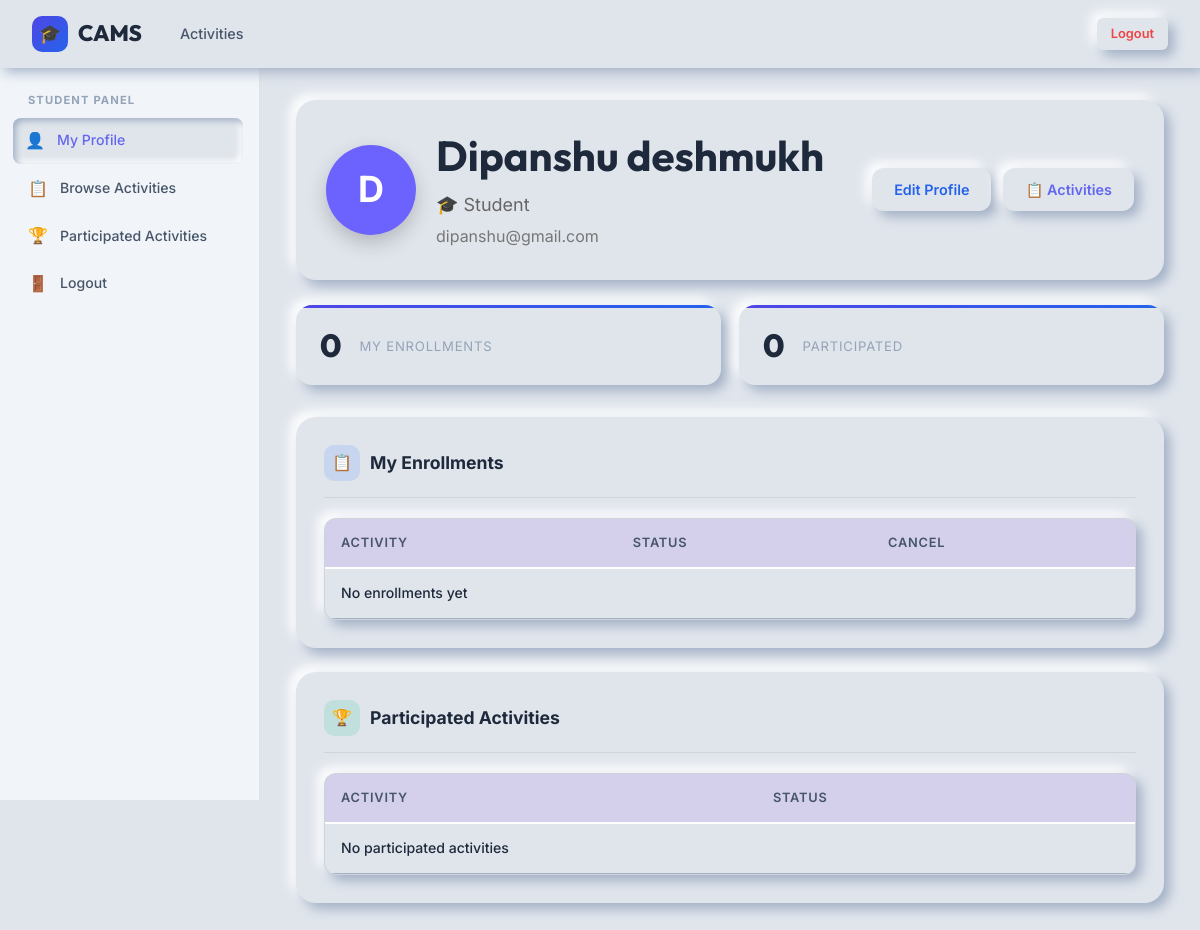
/student-dashboard/ (signed in), run on an earlier commit of the app's database.
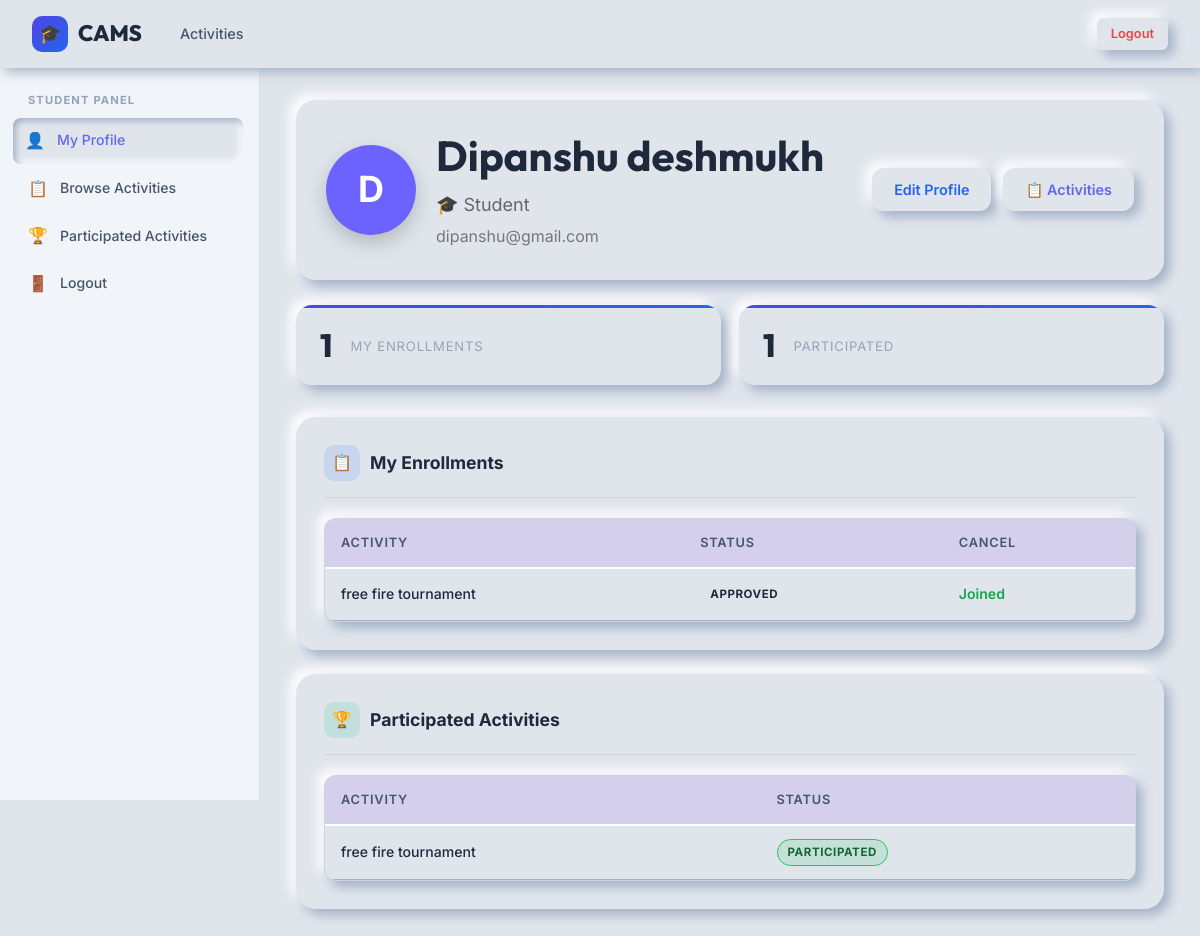
And on a later commit of the database.
### app/models.py (models this page shows, shortened)
class Enrollment(models.Model):
    STATUS_CHOICES = (
        ('pending', 'Pending'),
        ('confirmed', 'Confirmed'),
        ('rejected', 'Rejected'),
    )
    student = models.ForeignKey(
        User,
        on_delete=models.CASCADE
    )
    activity = models.ForeignKey(
        Activity,
        on_delete=models.CASCADE
    )
    status = models.CharField(
        max_length=20,
        choices=STATUS_CHOICES,
        default='pending'
    )
    enrolled_at = models.DateTimeField(auto_now_add=True)
    class Meta:
        unique_together = ['student', 'activity']

class Activity(models.Model):
    CATEGORY_CHOICES = (
        ('sports', 'Sports'),
        ('cultural', 'Cultural'),
        ('technical', 'Technical'),
        ('academic', 'Academic'),
    )
    STATUS_CHOICES = (
        ('pending', 'Pending'),
        ('approved', 'Approved'),
        ('rejected', 'Rejected'),
    )
    MODE_CHOICES = (
        ('online', 'Online'),
        ('offline', 'Offline'),
        ('hybrid', 'Hybrid'),
    )
    coordinator = models.ForeignKey(
        User,
        on_delete=models.CASCADE,
        related_name='activities'
    )
    title = models.CharField(max_length=200)
    category = models.CharField(
        max_length=50,
        choices=CATEGORY_CHOICES
    )
    desc = models.TextField()
    date = models.DateField()
    time = models.TimeField()
    venue = models.CharField(max_length=200)
    deadline = models.DateField()
    maxParticipants = models.IntegerField()
    mode = models.CharField(
        max_length=50,
        choices=MODE_CHOICES
    )
    contact = models.EmailField()
    status = models.CharField(
        max_length=20,
        choices=STATUS_CHOICES,
        default='pending'
    )
    tags = models.JSONField(default=list, blank=True)
    registered = models.IntegerField(default=0)
    created_at = models.DateTimeField(auto_now_add=True)

### app/views.py (the view)
def student_dashboard(request):
    user_id = request.session.get('user_id')
    if not user_id:
        return redirect('/login/')
    user = User.objects.get(id=user_id)
    enrollments = Enrollment.objects.filter(student=user)
    context = {
        'user': user,
        'enrollments': enrollments,
        'total_enrollments': enrollments.count(),
        'confirmed': enrollments.filter(status='confirmed').count(),
    }
    return render(request, 'student-dashboard.html', context)

### templates/student-dashboard.html (shortened to what the changed rows need)
<!DOCTYPE html>
<html lang="en">
<head>
{% load static %}
<link rel="stylesheet" href="{% static 'css/style.css' %}">
<link rel="stylesheet" href="{% static 'css/neumorphism.css' %}">
</head>
<body style="background:#e0e5ec; min-height:100vh">
<main class="page-container">
  <div class="dashboard-layout">
    <div class="main-content">
      <div
        class="card"
        style="
          padding:30px;
          margin-bottom:25px;
        "
      >
        <div
          style="
            display:flex;
            justify-content:space-between;
            align-items:center;
            flex-wrap:wrap;
            gap:20px;
          "
        >
<div
  style="
    display:flex;
    align-items:center;
    gap:20px;
  "
>
  <div>
    <h1
      style="
        margin:0;
        font-size:42px;
      "
    >
      {{ user.name }}
    </h1>
  </div>
</div>
        </div>
      </div>
      <div class="stat-grid grid mb-32">
        <div class="stat-card">
          <div class="stat-value">
            {{ enrollments|length }}
          </div>
          <div class="stat-label">
            My Enrollments
          </div>
        </div>
        <div class="stat-card">
          <div class="stat-value">
            {{ enrollments|length }}
          </div>
          <div class="stat-label">
            Participated
          </div>
        </div>
      </div>
      <div class="card mb-24">
        <div class="table-wrapper">
          <table>
            <thead>
              <tr>
                <th>Activity</th>
                <th>Status</th>
                <th>Cancel</th>
              </tr>
            </thead>
            <tbody>
              {% for e in enrollments %}
              <tr>
                <td>
                  {{ e.activity.title }}
                </td>
                <td>
                  <span class="badge">
                    {{ e.status }}
                  </span>
                </td>
                <td>
                  {% if e.status == 'pending' %}
                  <a
                    href="/cancel-enrollment/{{ e.id }}/"
                    class="btn btn-danger btn-sm"
                  >
                    ❌ Cancel
                  </a>
                  {% else %}
                  <span
                    style="
                      color:#16a34a;
                      font-weight:600;
                    "
                  >
                    Joined
                  </span>
                  {% endif %}
                </td>
              </tr>
              {% empty %}
              <tr>
                <td colspan="3">
                  No enrollments yet
                </td>
              </tr>
              {% endfor %}
            </tbody>
          </table>
        </div>
      </div>
      <div
        class="card"
        id="participated"
      >
        <div class="table-wrapper">
          <table>
            <thead>
              <tr>
                <th>Activity</th>
                <th>Status</th>
              </tr>
            </thead>
            <tbody>
              {% for e in enrollments %}
              {% if e.status == 'approved' %}
              <tr>
                <td>
                  {{ e.activity.title }}
                </td>
                <td>
                  <span class="badge badge-success">
                    Participated
                  </span>
                </td>
              </tr>
              {% endif %}
              {% empty %}
              <tr>
                <td colspan="2">
                  No participated activities
                </td>
              </tr>
              {% endfor %}
            </tbody>
          </table>
        </div>
      </div>
    </div>
  </div>
</main>
</body>
</html>

What changed in the data, as far as the page shows it:
added Enrollment: activity "free fire tournament", status "APPROVED", shows "Joined"
Also different on the page:
{{ enrollments|length }}: "0" → "1"
text no longer shown: "No enrollments yet No participated activities"
